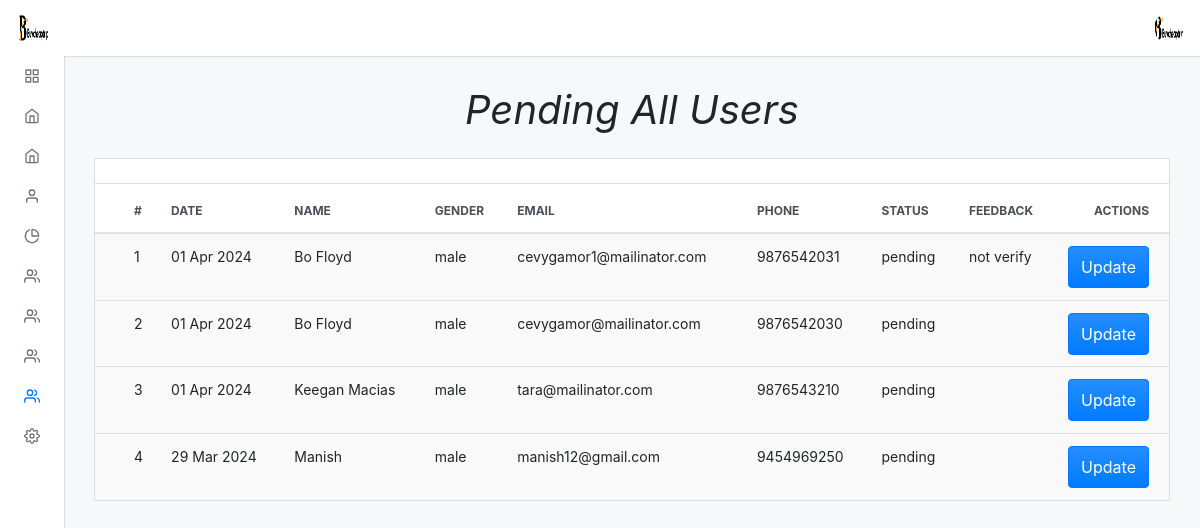
The app's page /admin/default/users_pending_all.php (signed in), older data.
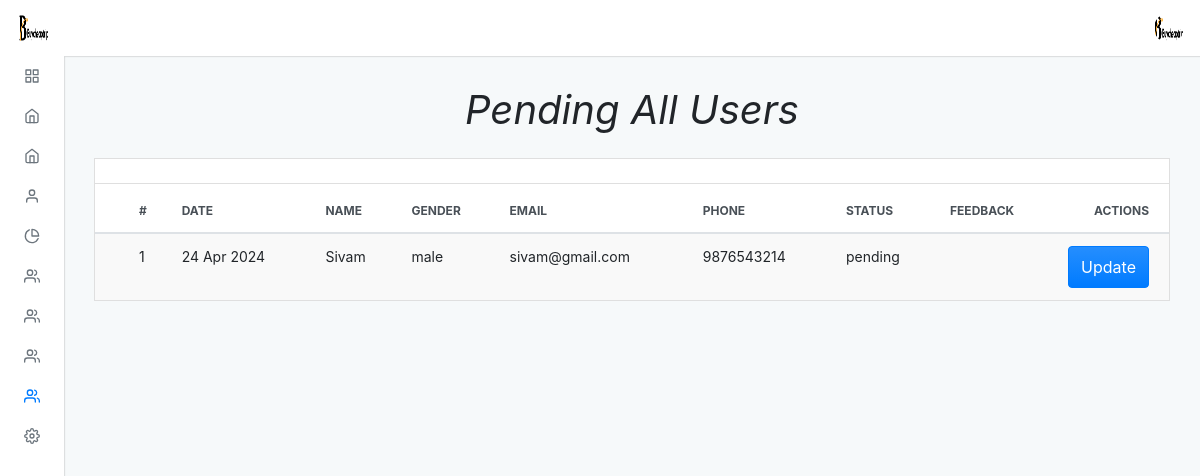
The same page, newer data.
### tables this page shows
CREATE TABLE `users` (
  `id` int(11) NOT NULL,
  `name` varchar(100) NOT NULL,
  `gender` varchar(7) NOT NULL,
  `phone` varchar(14) NOT NULL,
  `email` varchar(30) NOT NULL,
  `password` varchar(15) NOT NULL,
  `created_at` varchar(1000) NOT NULL DEFAULT current_timestamp(),
  `delete_at` varchar(255) NOT NULL,
  `status` enum('active','pending','reject','inactive') DEFAULT 'pending',
  `feedback` varchar(250) DEFAULT NULL
);

### admin/default/users_pending_all.php (the view, shortened to what the changed rows need)
<?php
include "../../connection.php";
?>
<?php $page = "users";
include("./incluede/header.php") ?>
<div class="adminx-content">
    <div class="adminx-main-content">
        <div class="container-fluid">
            <div class="pb-3">
                <h1><b><i> Pending All Users</i></b></h1>
            </div>
            <div class="row">
                <div class="col">
                    <div class="card mb-grid">
                        <div class="table-responsive-md">
                            <table class="table table-actions table-striped table-hover mb-0">
                                <thead>
                                    <tr>
                                        <th scope="col">
                                            <label class="custom-control custom-checkbox m-0 p-0">
                                            </label>
                                        </th>
                                        <th scope="col">#</th>
                                        <th scope="col">Date</th>
                                        <th scope="col">Name</th>
                                        <th scope="col">Gender</th>
                                        <th scope="col">Email</th>
                                        <th scope="col">Phone</th>
                                        <th scope="col">Status</th>
                                        <th scope="col">Feedback</th>
                                        <th scope="col">Actions</th>
                                    </tr>
                                </thead>
                                <tbody>
                                    <?php
                                    $query = "SELECT *
                                    FROM users WHERE status='pending' ORDER BY id DESC";
                                    $res = mysqli_query($conn, $query);
                                    $a = 1;
                                    while ($row = mysqli_fetch_assoc($res)) {
                                    ?>
                                        <tr>
                                            <th scope="row">
                                                <label class="custom-control custom-checkbox m-0 p-0">
                                                </label>
                                            </th>
                                            <td><?php echo $a ?></td>
                                            <td><?php echo date('d M Y', strtotime($row['created_at'])) ?></td>
                                            <td><?php echo $row['name'] ?></td>
                                            <td><?php echo $row['gender'] ?></td>
                                            <td><?php echo $row['email'] ?></td>
                                            <td><?php echo $row['phone'] ?></td>
                                            <td ><?php echo $row['status'] ?></td>
                                            <td ><?php echo $row['feedback'] ?></td>
                                            <td>
                                               <a href="users_update?id=<?php echo $row['id']; ?>"><button type="button" class="btn btn-primary waves-effect waves-light add">Update</button></a>
                                            </td>
                                        <tr>
                                        <?php
                                        ++$a;
                                    }
                                        ?>
                                        <?php include("./incluede/footer.php") ?>

### admin/default/incluede/header.php (shortened to what the changed rows need)
<!DOCTYPE html>
<html lang="en">
<head>
  <link rel="stylesheet" type="text/css" href="./dist/css/adminx.css" media="screen" />
</head>
<body class=" virat">
  <div class="adminx-container">
    <?php
    $query = "select * from admin_login";
    $result = mysqli_query($conn, $query);
    while ($row = mysqli_fetch_assoc($result)) {
    ?>
      <nav class="navbar navbar-expand justify-content-between fixed-top virat_1">
        <a class="navbar-brand mb-0 h1 d-none d-md-block" href="admin">
          <img src="../upload/<?php echo $row['image']; ?>" class="navbar-brand-image d-inline-block align-top mr-2" class="circle" alt="">
        </a>
        <ul class="navbar-nav d-flex justify-content-end mr-2">
          <li class="nav-item dropdown">
            <a class="nav-link avatar-with-name" id="navbarDropdownMenuLink" data-toggle="dropdown" href="#">
              <img src="../upload/<?php echo $row['image']; ?>" class="d-inline-block align-top" class="rounded" alt="">
            </a>
          </li>
        </ul>
      <?php
    }
      ?>
      </nav>

Row changes from the older to the newer data that the page shows:
removed users: created_at "01 Apr 2024", name "Bo Floyd", gender "male", email "cevygamor1@mailinator.com", phone "9876542031", status "pending", feedback "not verify"
removed users: created_at "01 Apr 2024", name "Bo Floyd", gender "male", email "cevygamor@mailinator.com", phone "9876542030", status "pending"
removed users: created_at "01 Apr 2024", name "Keegan Macias", gender "male", email "tara@mailinator.com", phone "9876543210", status "pending"
removed users: created_at "29 Mar 2024", name "Manish", gender "male", email "manish12@gmail.com", phone "9454969250", status "pending"
added users: created_at "24 Apr 2024", name "Sivam", gender "male", email "sivam@gmail.com", phone "9876543214", status "pending"
